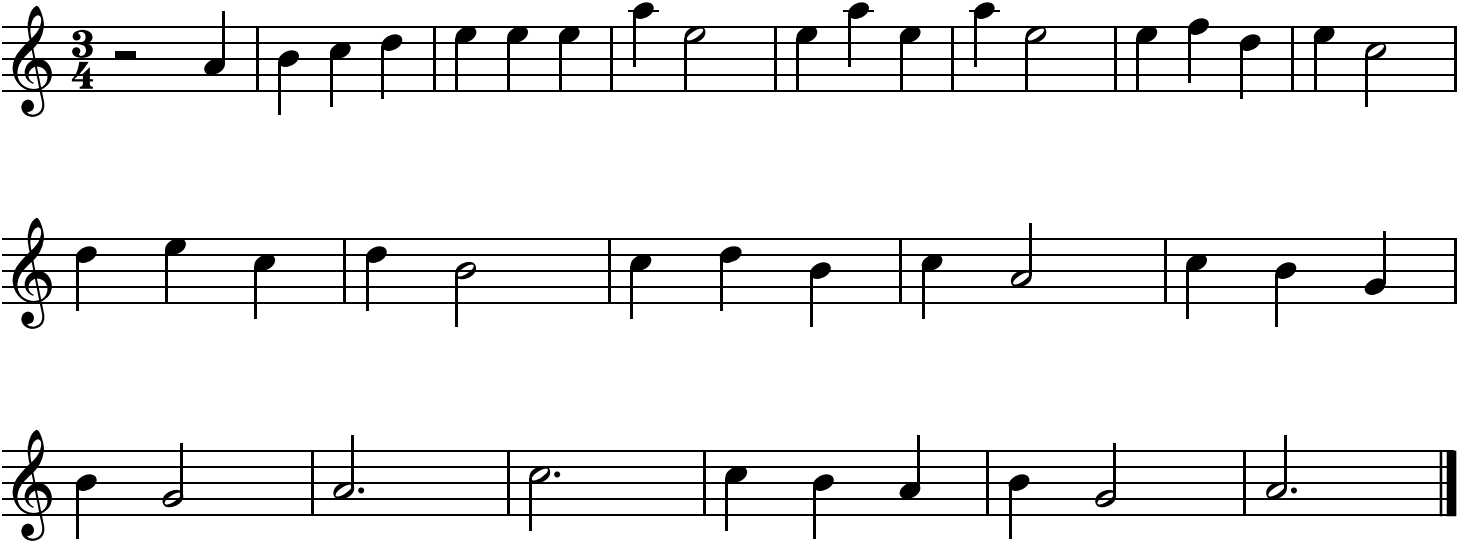
#> input picture q5/Jane Maryam.png, 1458 x 542 px
$ python q5.py
#> lines starting #> are read from the running program, lines starting #| are printed output that depends on the picture; after the words box and inside, x2 and y2 are one past the last pixel; in counts of white or black regions, pixels touching at a corner belong together
import fitz
import cv2
import pandas as pd
from PIL import Image
import numpy as np
from scipy.io.wavfile import read, write
# [7 lines of commented-out code are left out]
img = cv2.imread("Jane Maryam.png")
#> img is the input picture: shape (542, 1458, 3); min 0, max 255, mean 233.7
img_gray = cv2.cvtColor(img, cv2.COLOR_BGR2GRAY)
img1 = img.copy()
print(img.shape)
#| (542, 1458, 3)

# detecting staff (horizontal lines)
def detecting_staffs(img_gray):
    edge = cv2.Canny(img_gray, 100, 200, 3)   # develop edged_image using cv2.Canny (image, T_lower, T_upper, aperture_size, L2Gradient)
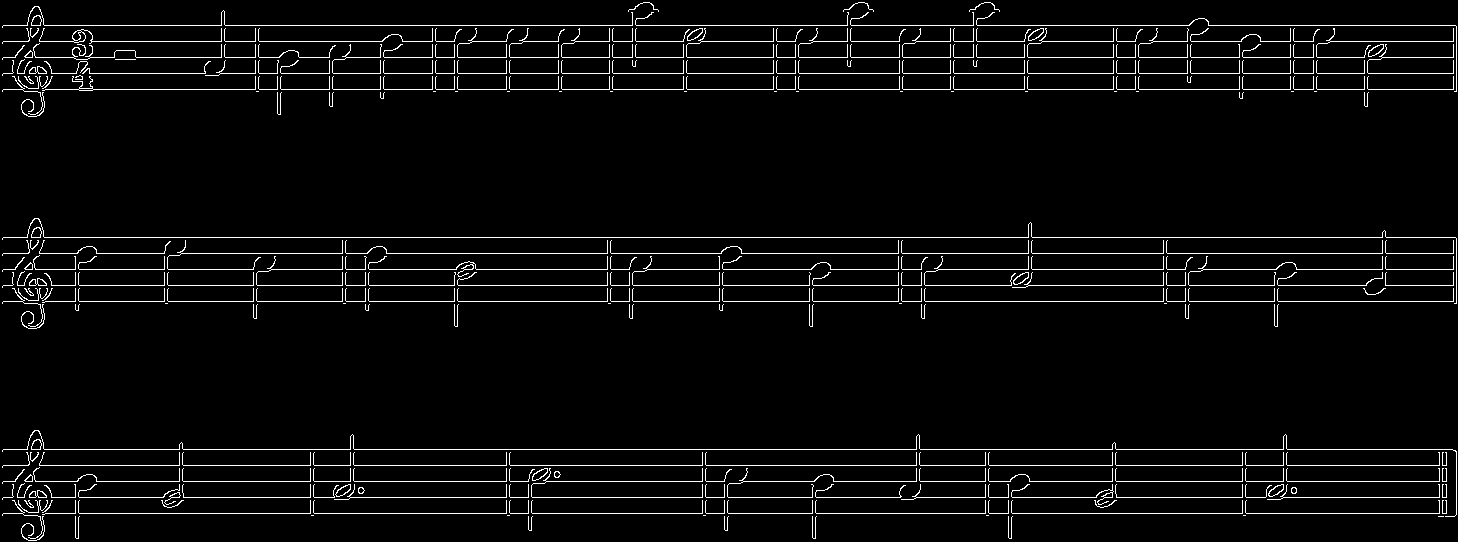
#> edge: shape (542, 1458); 3.9% white in thin lines or dots
# function so that we can detect staffs using HoughLinesP
# default value for L2Gradient is 3, and you can increase it if you want more details up to 7
    cv2.imshow('edge', edge)
    cv2.imwrite("edged.jpg",edge)
    cv2.waitKey(0)
    linesP = cv2.HoughLinesP(edge, 0.1, np.pi / 180, 100, 100, 5)    # cv2.HoughLinesP(edged_image, rho, theta, threshold, minLineLength, maxLineGap)
#> linesP = 135 rows, first 6: [1278, 285, 1366, 285], [1116, 449, 1283, 449], [259, 89, 277, 89], [44, 237, 1028, 237], [458, 301, 607, 301], [1116, 497, 1242, 497]
# output is x1,y1 , x2,y2
    main_lines = []
    for points in linesP:
        # Extracted points nested in the list
        x1, y1, x2, y2 = points[0]
        if (abs(x1 - x2) > 20) and (abs(y1 - y2) < 5):  # check the first condition
            flag = 1
        # these lines are not the final lines we want and has some unwanted lines too
        # to detect wanted lines, 1.first we should find lines which has delta_y<(constant=5)
        # and 2.then check if this line has been detected before or not
            for temp_line in main_lines:
                if abs(temp_line - y1) < 4:
                    flag = 0
            if flag or main_lines == []:
                main_lines.append(y1)
                cv2.line(img, (0, y1), (1742, y1), (0, 255, 0), 2, cv2.LINE_AA)
#> this loop made 135 passes
#> (x1, y1, x2, y2) on passes 1 to 12: (1278, 285, 1366, 285), (1116, 449, 1283, 449), (259, 89, 277, 89), (44, 237, 1028, 237), (458, 301, 607, 301), (1116, 497, 1242, 497), (39, 465, 179, 465), (93, 89, 255, 89), (314, 513, 506, 513), (1243, 73, 1290, 73), (346, 57, 380, 57), (546, 481, 702, 481)
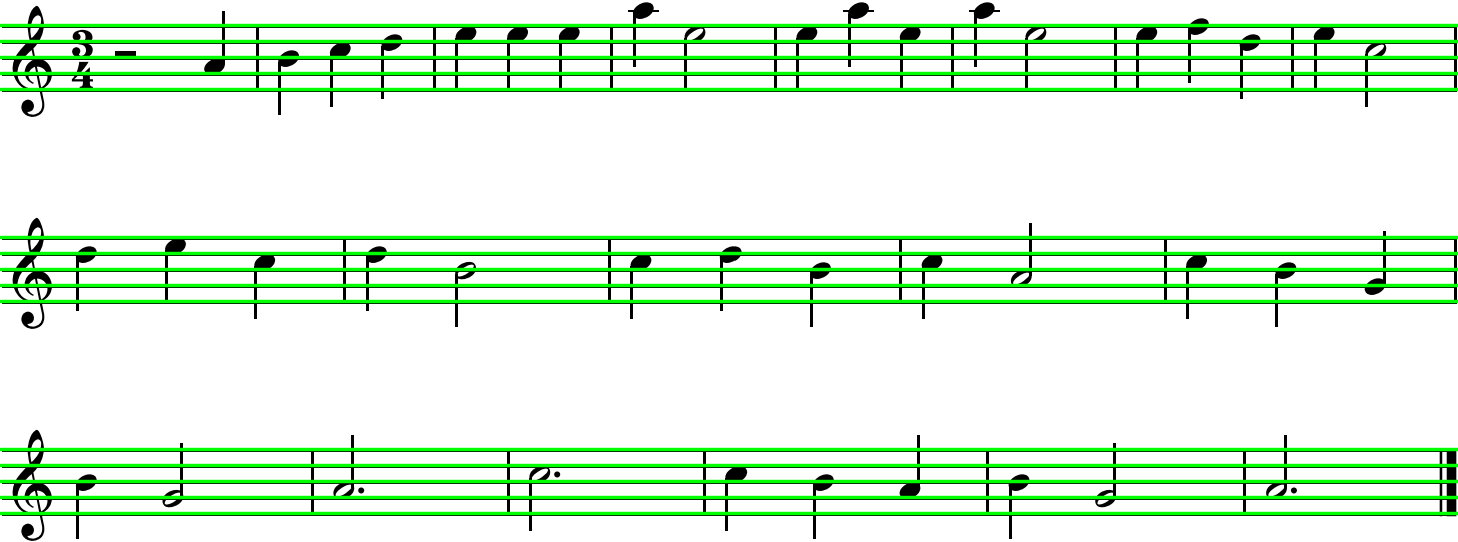
#> img: shape (542, 1458, 3); 13.84% of pixels changed, all inside (x1, y1, x2, y2) = (0, 23, 1458, 516)
#> after the loop, main_lines = [285, 449, 237, 301, 497, 465, 89, 513, 73, 57, 481, 25, 269, 41, 253]

    # main lines which we want is selected now sort them based on the y_coordinate in the sheet
    main_lines.sort()
    return main_lines

main_lines = detecting_staffs(img_gray)
#> main_lines = [25, 41, 57, 73, 89, 237, 253, 269, 285, 301, 449, 465, 481, 497, 513]
cv2.imshow('line', img)
cv2.imwrite("lines.jpg",img)
cv2.waitKey(0)

# detecting notes:
quarter_up_template = cv2.imread("quarter_up.png")
half_up_template = cv2.imread("half_up.png")
quarter_down_template = cv2.imread("quarter_down.png")
half_down_template = cv2.imread("half_down.png")
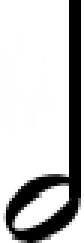
#> input picture q5/half_down.png, 28 x 81 px (shown 3 times larger)
#> half_down_template is the input picture: shape (81, 28, 3); min 0, max 255, mean 196.8
dot_template= cv2.imread("dot.png")

#> (the run stopped early here; a loop or call above may not have finished)
